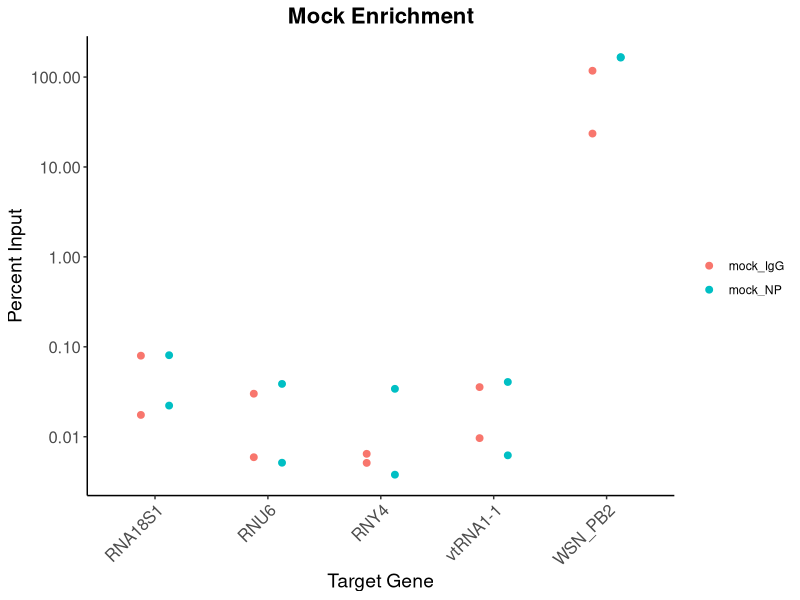
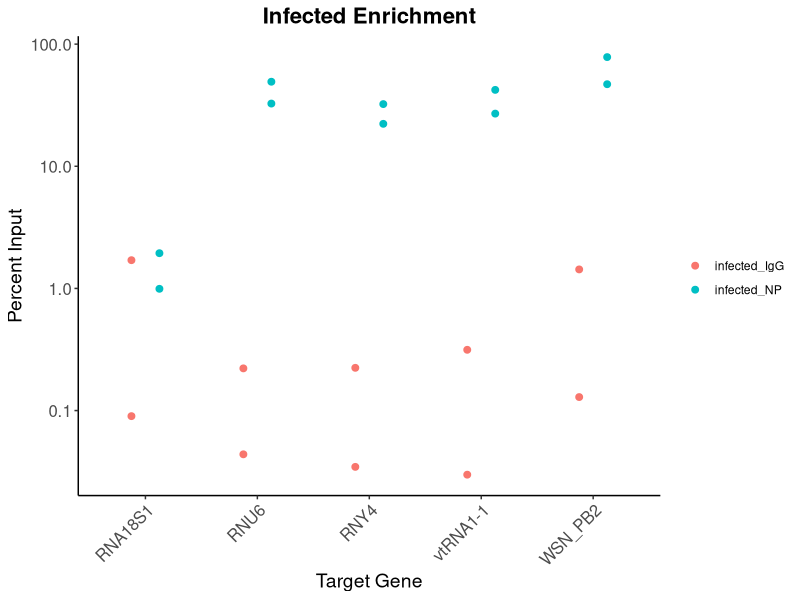
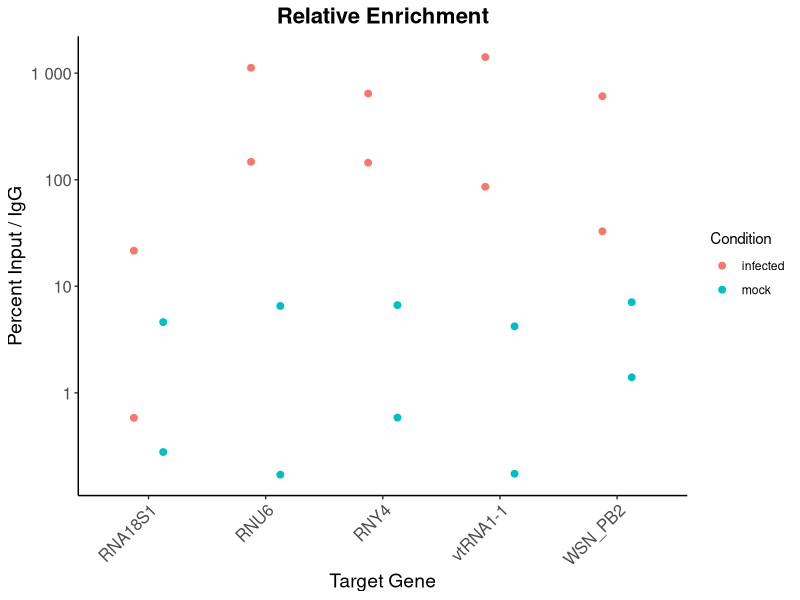
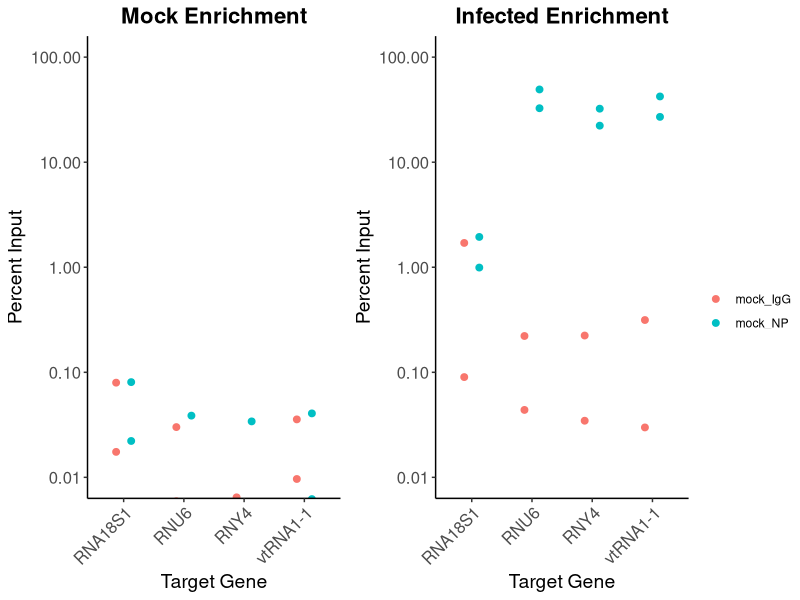

Source code (R) for these figures, in order:
library(dplyr)
library(tidyr)
library(ggplot2)
library(ggpubr)
library(scales)

df <- read.csv("TN066//66.2/66.2_filtered.csv")

# Calculate mean CT, pivot wider, and convert to numeric
data <- df %>%
    group_by(Sample.Name, Target.Name, Task) %>%
    summarise(CT = mean(CT, na.rm = TRUE), .groups = "drop") %>%
    pivot_wider(names_from = Sample.Name, values_from = CT)

# Calculate enrichment for IgG and NP samples
data_enrich <- data %>%
    mutate(across(.cols = infect_enrich_NP,
                  .fns  = ~ . - infect_input_NP - log2(0.044^-1),
                  .names = "infected_NP_enrichment")) %>%
    mutate(across(.cols = mock_enrich_NP,
                  .fns  = ~ . - mock_input_NP - log2(0.044^-1),
                  .names = "mock_NP_enrichment")) %>%
    mutate(across(.cols = infect_enrich_IgG,
                  .fns  = ~ . - infect_input_IgG - log2(0.044^-1),
                  .names = "infected_IgG_enrichment")) %>%
    mutate(across(.cols = mock_enrich_IgG,
                  .fns  = ~ . - mock_input_IgG - log2(0.044^-1),
                  .names = "mock_IgG_enrichment")) %>%
    mutate(across(.cols = ends_with("enrichment"),
                  .fns  = ~ 2^-.x,
                  .names = "{.col}_percent_input"))
enrich_out <- data_enrich %>%
    select(Target.Name, Task,
           ends_with("percent_input")) %>%
    rename_with(~ sub("_enrichment_percent_input", "", .x), ends_with("percent_input")) %>%
    pivot_longer(
        cols = -c(Target.Name, Task),
        names_to = "Sample_Type",
        values_to = "percent_input",
        names_prefix = "percent_input_"
    )
write.csv(enrich_out, "TN066/66.2/66.2_rip_enrichment.csv", row.names = FALSE)
# Separate mock and infected for plotting
enrich_out_mock <- enrich_out %>%
    filter(grepl("mock", Sample_Type))
enrich_out_infect <- enrich_out %>%
    filter(grepl("infect", Sample_Type))

p1_mock <- ggplot(enrich_out_mock, aes(x = Target.Name, y = percent_input, color = Sample_Type)) +
    geom_point(size = 2, position = position_dodge(width = 0.5)) +
    labs(title = "Mock Enrichment",
         x = "Target Gene",
         y = "Percent Input",
         color = "") +
    scale_y_log10(labels = label_number()) +
    theme_classic() +
    theme(axis.text.x = element_text(angle = 45, hjust = 1, size = 12),
          plot.title = element_text(hjust = 0.5, size = 16, face = "bold"),
          axis.title.x = element_text(size = 14),
          axis.title.y = element_text(size = 14),
          axis.text.y = element_text(size = 12))
ggsave("TN066/66.2/66.2_rip_enrichment_mock.png", plot = p1_mock, width = 10, height = 6, dpi = 300)

p1_infect <- ggplot(enrich_out_infect, aes(x = Target.Name, y = percent_input, color = Sample_Type)) +
    geom_point(size = 2, position = position_dodge(width = 0.5)) +
    labs(title = "Infected Enrichment",
         x = "Target Gene",
         y = "Percent Input",
         color = "") +
    scale_y_log10(labels = label_number()) +
    theme_classic() +
    theme(axis.text.x = element_text(angle = 45, hjust = 1, size = 12),
          plot.title = element_text(hjust = 0.5, size = 16, face = "bold"),
          axis.title.x = element_text(size = 14),
          axis.title.y = element_text(size = 14),
          axis.text.y = element_text(size = 12))
ggsave("TN066/66.2/66.2_rip_enrichment_infected.png", plot = p1_infect, width = 10, height = 6, dpi = 300)

# Calculate enrichment for mock and infected samples relative to IgG
data_relative <- data_enrich %>%
    mutate(infected = infected_NP_enrichment - infected_IgG_enrichment,
           mock = mock_NP_enrichment - mock_IgG_enrichment) %>%
    select(Target.Name, Task, infected, mock) %>%
    mutate(across(c(infected, mock), ~ 2^-.x))

# Pivot relative results longer for output
data_long <- data_relative %>%
    select(Target.Name, infected, mock, Task) %>%
    pivot_longer(cols = c(infected, mock),
                 names_to = "Condition",
                 values_to = "relative_percent_input",
                 names_prefix = "percent_input_")
write.csv(data_long, "TN066/66.2/66.2_rip_results.csv")

p2 <- ggplot(data_long, aes(x = Target.Name, y = relative_percent_input, color = Condition)) +
    geom_point(size = 2, position = position_dodge(width = 0.5)) +
    labs(title = "Relative Enrichment",
         x = "Target Gene",
         y = "Percent Input / IgG") +
    scale_y_log10(labels = label_number()) +
    theme_classic() +
    theme(axis.text.x = element_text(angle = 45, hjust = 1, size = 12),
          plot.title = element_text(hjust = 0.5, size = 16, face = "bold"),
          axis.title.x = element_text(size = 14),
          axis.title.y = element_text(size = 14),
          axis.text.y = element_text(size = 12))
ggsave("TN066/66.2/66.2_rip_plot.png", plot = p2, width = 10, height = 6, dpi = 300)

# Prepare publication figure without PB2
pub_data_mock <- enrich_out_mock %>%
    filter(Target.Name != "WSN_PB2")

pub_data_infect <- enrich_out_infect %>%
    filter(Target.Name != "WSN_PB2")

pub_mock <- ggplot(pub_data_mock, aes(x = Target.Name, y = percent_input, color = Sample_Type)) +
    geom_point(size = 2, position = position_dodge(width = 0.5)) +
    labs(title = "Mock Enrichment",
         x = "Target Gene",
         y = "Percent Input",
         color = "") +
    scale_y_log10(labels = label_number()) +
    coord_cartesian(ylim = c(0.01, 100)) +
    theme_classic() +
    theme(axis.text.x = element_text(angle = 45, hjust = 1, size = 12),
          plot.title = element_text(hjust = 0.5, size = 16, face = "bold"),
          axis.title.x = element_text(size = 14),
          axis.title.y = element_text(size = 14),
          axis.text.y = element_text(size = 12))
pub_infect <- ggplot(pub_data_infect, aes(x = Target.Name, y = percent_input, color = Sample_Type)) +
    geom_point(size = 2, position = position_dodge(width = 0.5)) +
    labs(title = "Infected Enrichment",
         x = "Target Gene",
         y = "Percent Input",
         color = "") +
    scale_y_log10(labels = label_number()) +
    coord_cartesian(ylim = c(0.01, 100)) +
    theme_classic() +
    theme(axis.text.x = element_text(angle = 45, hjust = 1, size = 12),
          plot.title = element_text(hjust = 0.5, size = 16, face = "bold"),
          axis.title.x = element_text(size = 14),
          axis.title.y = element_text(size = 14),
          axis.text.y = element_text(size = 12))
pub_figure <- ggarrange(pub_mock, pub_infect, ncol = 2, nrow = 1, common.legend = TRUE, legend = "right")

ggsave("TN066/66.2/66.2_rip_pub_figure.png", plot = pub_figure, width = 12, height = 6, dpi = 300)